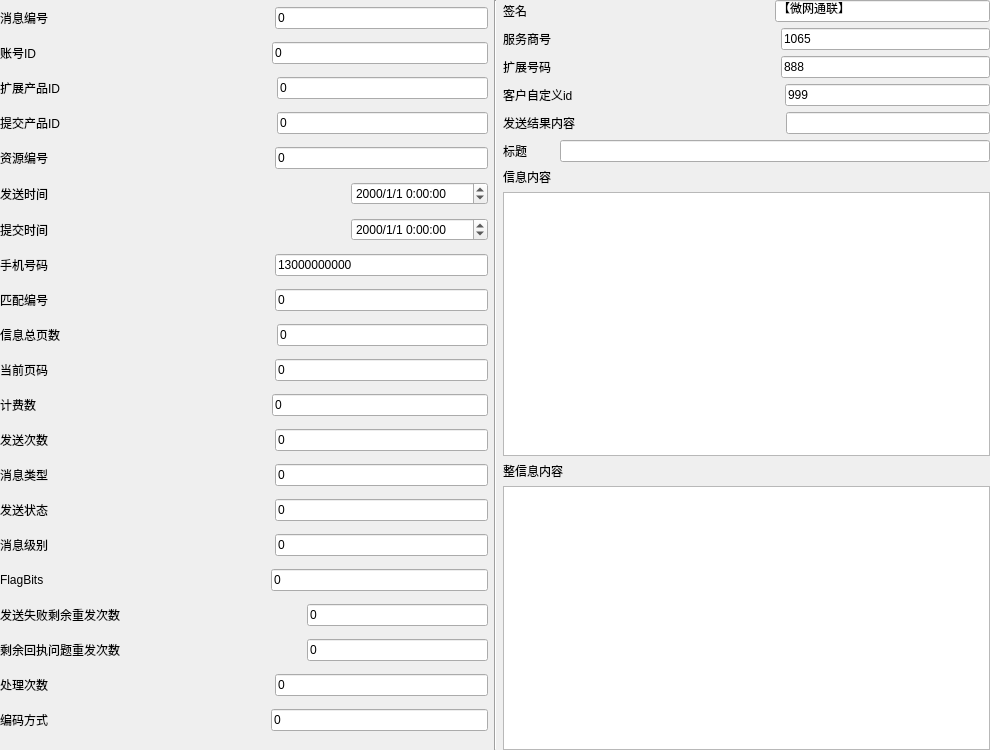
<?xml version="1.0" encoding="UTF-8"?>
<ui version="4.0">
 <class>SHisSendData</class>
 <widget class="QWidget" name="SHisSendData">
  <property name="geometry">
   <rect>
    <x>0</x>
    <y>0</y>
    <width>990</width>
    <height>750</height>
   </rect>
  </property>
  <property name="windowTitle">
   <string>Form</string>
  </property>
  <layout class="QGridLayout" name="gridLayout_2">
   <property name="leftMargin">
    <number>0</number>
   </property>
   <property name="topMargin">
    <number>0</number>
   </property>
   <property name="rightMargin">
    <number>0</number>
   </property>
   <property name="bottomMargin">
    <number>0</number>
   </property>
   <item row="0" column="2">
    <layout class="QVBoxLayout" name="verticalLayout_3">
     <item>
      <layout class="QHBoxLayout" name="horizontalLayout_22">
       <item>
        <widget class="QLabel" name="label_22">
         <property name="text">
          <string>签名        </string>
         </property>
        </widget>
       </item>
       <item>
        <spacer name="horizontalSpacer_22">
         <property name="orientation">
          <enum>Qt::Horizontal</enum>
         </property>
         <property name="sizeHint" stdset="0">
          <size>
           <width>40</width>
           <height>20</height>
          </size>
         </property>
        </spacer>
       </item>
       <item>
        <widget class="QLineEdit" name="lineEdit_sign">
         <property name="text">
          <string>【微网通联】</string>
         </property>
        </widget>
       </item>
      </layout>
     </item>
     <item>
      <layout class="QHBoxLayout" name="horizontalLayout_23">
       <item>
        <widget class="QLabel" name="label_23">
         <property name="text">
          <string>服务商号    </string>
         </property>
        </widget>
       </item>
       <item>
        <spacer name="horizontalSpacer_23">
         <property name="orientation">
          <enum>Qt::Horizontal</enum>
         </property>
         <property name="sizeHint" stdset="0">
          <size>
           <width>40</width>
           <height>20</height>
          </size>
         </property>
        </spacer>
       </item>
       <item>
        <widget class="QLineEdit" name="lineEdit_spno">
         <property name="text">
          <string>1065</string>
         </property>
        </widget>
       </item>
      </layout>
     </item>
     <item>
      <layout class="QHBoxLayout" name="horizontalLayout_24">
       <item>
        <widget class="QLabel" name="label_24">
         <property name="text">
          <string>扩展号码    </string>
         </property>
        </widget>
       </item>
       <item>
        <spacer name="horizontalSpacer_24">
         <property name="orientation">
          <enum>Qt::Horizontal</enum>
         </property>
         <property name="sizeHint" stdset="0">
          <size>
           <width>40</width>
           <height>20</height>
          </size>
         </property>
        </spacer>
       </item>
       <item>
        <widget class="QLineEdit" name="lineEdit_extnum">
         <property name="text">
          <string>888</string>
         </property>
        </widget>
       </item>
      </layout>
     </item>
     <item>
      <layout class="QHBoxLayout" name="horizontalLayout_25">
       <item>
        <widget class="QLabel" name="label_25">
         <property name="text">
          <string>客户自定义id</string>
         </property>
        </widget>
       </item>
       <item>
        <spacer name="horizontalSpacer_25">
         <property name="orientation">
          <enum>Qt::Horizontal</enum>
         </property>
         <property name="sizeHint" stdset="0">
          <size>
           <width>40</width>
           <height>20</height>
          </size>
         </property>
        </spacer>
       </item>
       <item>
        <widget class="QLineEdit" name="lineEdit_accmsgid">
         <property name="text">
          <string>999</string>
         </property>
        </widget>
       </item>
      </layout>
     </item>
     <item>
      <layout class="QHBoxLayout" name="horizontalLayout_26">
       <item>
        <widget class="QLabel" name="label_26">
         <property name="text">
          <string>发送结果内容</string>
         </property>
        </widget>
       </item>
       <item>
        <spacer name="horizontalSpacer_26">
         <property name="orientation">
          <enum>Qt::Horizontal</enum>
         </property>
         <property name="sizeHint" stdset="0">
          <size>
           <width>40</width>
           <height>20</height>
          </size>
         </property>
        </spacer>
       </item>
       <item>
        <widget class="QLineEdit" name="lineEdit_sendresult"/>
       </item>
      </layout>
     </item>
     <item>
      <layout class="QHBoxLayout" name="horizontalLayout_27">
       <item>
        <widget class="QLabel" name="label_27">
         <property name="text">
          <string>标题        </string>
         </property>
        </widget>
       </item>
       <item>
        <widget class="QLineEdit" name="lineEdit_title"/>
       </item>
      </layout>
     </item>
     <item>
      <layout class="QGridLayout" name="gridLayout">
       <item row="0" column="0">
        <widget class="QLabel" name="label_28">
         <property name="text">
          <string>信息内容</string>
         </property>
        </widget>
       </item>
       <item row="1" column="0">
        <widget class="QTextEdit" name="textEdit_content_one"/>
       </item>
      </layout>
     </item>
     <item>
      <layout class="QVBoxLayout" name="verticalLayout">
       <item>
        <widget class="QLabel" name="label_29">
         <property name="text">
          <string>整信息内容</string>
         </property>
        </widget>
       </item>
       <item>
        <widget class="QTextEdit" name="textEdit_content"/>
       </item>
      </layout>
     </item>
    </layout>
   </item>
   <item row="0" column="0">
    <layout class="QVBoxLayout" name="verticalLayout_2">
     <item>
      <layout class="QHBoxLayout" name="horizontalLayout">
       <item>
        <widget class="QLabel" name="label">
         <property name="text">
          <string>消息编号  </string>
         </property>
        </widget>
       </item>
       <item>
        <spacer name="horizontalSpacer">
         <property name="orientation">
          <enum>Qt::Horizontal</enum>
         </property>
         <property name="sizeHint" stdset="0">
          <size>
           <width>40</width>
           <height>20</height>
          </size>
         </property>
        </spacer>
       </item>
       <item>
        <widget class="QLineEdit" name="lineEdit_msgId">
         <property name="text">
          <string>0</string>
         </property>
        </widget>
       </item>
      </layout>
     </item>
     <item>
      <layout class="QHBoxLayout" name="horizontalLayout_2">
       <item>
        <widget class="QLabel" name="label_2">
         <property name="text">
          <string>账号ID    </string>
         </property>
        </widget>
       </item>
       <item>
        <spacer name="horizontalSpacer_2">
         <property name="orientation">
          <enum>Qt::Horizontal</enum>
         </property>
         <property name="sizeHint" stdset="0">
          <size>
           <width>40</width>
           <height>20</height>
          </size>
         </property>
        </spacer>
       </item>
       <item>
        <widget class="QLineEdit" name="lineEdit_accId">
         <property name="text">
          <string>0</string>
         </property>
        </widget>
       </item>
      </layout>
     </item>
     <item>
      <layout class="QHBoxLayout" name="horizontalLayout_3">
       <item>
        <widget class="QLabel" name="label_3">
         <property name="text">
          <string>扩展产品ID</string>
         </property>
        </widget>
       </item>
       <item>
        <spacer name="horizontalSpacer_3">
         <property name="orientation">
          <enum>Qt::Horizontal</enum>
         </property>
         <property name="sizeHint" stdset="0">
          <size>
           <width>40</width>
           <height>20</height>
          </size>
         </property>
        </spacer>
       </item>
       <item>
        <widget class="QLineEdit" name="lineEdit_prdExId">
         <property name="text">
          <string>0</string>
         </property>
        </widget>
       </item>
      </layout>
     </item>
     <item>
      <layout class="QHBoxLayout" name="horizontalLayout_4">
       <item>
        <widget class="QLabel" name="label_4">
         <property name="text">
          <string>提交产品ID</string>
         </property>
        </widget>
       </item>
       <item>
        <spacer name="horizontalSpacer_4">
         <property name="orientation">
          <enum>Qt::Horizontal</enum>
         </property>
         <property name="sizeHint" stdset="0">
          <size>
           <width>40</width>
           <height>20</height>
          </size>
         </property>
        </spacer>
       </item>
       <item>
        <widget class="QLineEdit" name="lineEdit_submitPrdExid">
         <property name="text">
          <string>0</string>
         </property>
        </widget>
       </item>
      </layout>
     </item>
     <item>
      <layout class="QHBoxLayout" name="horizontalLayout_6">
       <item>
        <widget class="QLabel" name="label_6">
         <property name="text">
          <string>资源编号  </string>
         </property>
        </widget>
       </item>
       <item>
        <spacer name="horizontalSpacer_5">
         <property name="orientation">
          <enum>Qt::Horizontal</enum>
         </property>
         <property name="sizeHint" stdset="0">
          <size>
           <width>40</width>
           <height>20</height>
          </size>
         </property>
        </spacer>
       </item>
       <item>
        <widget class="QLineEdit" name="lineEdit_resId">
         <property name="text">
          <string>0</string>
         </property>
        </widget>
       </item>
      </layout>
     </item>
     <item>
      <layout class="QHBoxLayout" name="horizontalLayout_5">
       <item>
        <widget class="QLabel" name="label_5">
         <property name="text">
          <string>发送时间  </string>
         </property>
        </widget>
       </item>
       <item>
        <spacer name="horizontalSpacer_6">
         <property name="orientation">
          <enum>Qt::Horizontal</enum>
         </property>
         <property name="sizeHint" stdset="0">
          <size>
           <width>40</width>
           <height>20</height>
          </size>
         </property>
        </spacer>
       </item>
       <item>
        <widget class="QDateTimeEdit" name="dateTimeEdit_sendDateTime">
         <property name="displayFormat">
          <string>yyyy/M/d H:mm:ss</string>
         </property>
        </widget>
       </item>
      </layout>
     </item>
     <item>
      <layout class="QHBoxLayout" name="horizontalLayout_7">
       <item>
        <widget class="QLabel" name="label_7">
         <property name="text">
          <string>提交时间  </string>
         </property>
        </widget>
       </item>
       <item>
        <spacer name="horizontalSpacer_7">
         <property name="orientation">
          <enum>Qt::Horizontal</enum>
         </property>
         <property name="sizeHint" stdset="0">
          <size>
           <width>40</width>
           <height>20</height>
          </size>
         </property>
        </spacer>
       </item>
       <item>
        <widget class="QDateTimeEdit" name="dateTimeEdit_commitDateTime">
         <property name="displayFormat">
          <string>yyyy/M/d H:mm:ss</string>
         </property>
        </widget>
       </item>
      </layout>
     </item>
     <item>
      <layout class="QHBoxLayout" name="horizontalLayout_8">
       <item>
        <widget class="QLabel" name="label_8">
         <property name="text">
          <string>手机号码  </string>
         </property>
        </widget>
       </item>
       <item>
        <spacer name="horizontalSpacer_8">
         <property name="orientation">
          <enum>Qt::Horizontal</enum>
         </property>
         <property name="sizeHint" stdset="0">
          <size>
           <width>40</width>
           <height>20</height>
          </size>
         </property>
        </spacer>
       </item>
       <item>
        <widget class="QLineEdit" name="lineEdit_mobile">
         <property name="text">
          <string>13000000000</string>
         </property>
        </widget>
       </item>
      </layout>
     </item>
     <item>
      <layout class="QHBoxLayout" name="horizontalLayout_9">
       <item>
        <widget class="QLabel" name="label_9">
         <property name="text">
          <string>匹配编号  </string>
         </property>
        </widget>
       </item>
       <item>
        <spacer name="horizontalSpacer_9">
         <property name="orientation">
          <enum>Qt::Horizontal</enum>
         </property>
         <property name="sizeHint" stdset="0">
          <size>
           <width>40</width>
           <height>20</height>
          </size>
         </property>
        </spacer>
       </item>
       <item>
        <widget class="QLineEdit" name="lineEdit_matchId">
         <property name="text">
          <string>0</string>
         </property>
        </widget>
       </item>
      </layout>
     </item>
     <item>
      <layout class="QHBoxLayout" name="horizontalLayout_10">
       <item>
        <widget class="QLabel" name="label_10">
         <property name="text">
          <string>信息总页数</string>
         </property>
        </widget>
       </item>
       <item>
        <spacer name="horizontalSpacer_10">
         <property name="orientation">
          <enum>Qt::Horizontal</enum>
         </property>
         <property name="sizeHint" stdset="0">
          <size>
           <width>40</width>
           <height>20</height>
          </size>
         </property>
        </spacer>
       </item>
       <item>
        <widget class="QLineEdit" name="lineEdit_pkTotal">
         <property name="text">
          <string>0</string>
         </property>
        </widget>
       </item>
      </layout>
     </item>
     <item>
      <layout class="QHBoxLayout" name="horizontalLayout_11">
       <item>
        <widget class="QLabel" name="label_11">
         <property name="text">
          <string>当前页码  </string>
         </property>
        </widget>
       </item>
       <item>
        <spacer name="horizontalSpacer_11">
         <property name="orientation">
          <enum>Qt::Horizontal</enum>
         </property>
         <property name="sizeHint" stdset="0">
          <size>
           <width>40</width>
           <height>20</height>
          </size>
         </property>
        </spacer>
       </item>
       <item>
        <widget class="QLineEdit" name="lineEdit_pkNum">
         <property name="text">
          <string>0</string>
         </property>
        </widget>
       </item>
      </layout>
     </item>
     <item>
      <layout class="QHBoxLayout" name="horizontalLayout_12">
       <item>
        <widget class="QLabel" name="label_12">
         <property name="text">
          <string>计费数    </string>
         </property>
        </widget>
       </item>
       <item>
        <spacer name="horizontalSpacer_12">
         <property name="orientation">
          <enum>Qt::Horizontal</enum>
         </property>
         <property name="sizeHint" stdset="0">
          <size>
           <width>40</width>
           <height>20</height>
          </size>
         </property>
        </spacer>
       </item>
       <item>
        <widget class="QLineEdit" name="lineEdit_chargeQuantity">
         <property name="text">
          <string>0</string>
         </property>
        </widget>
       </item>
      </layout>
     </item>
     <item>
      <layout class="QHBoxLayout" name="horizontalLayout_13">
       <item>
        <widget class="QLabel" name="label_13">
         <property name="text">
          <string>发送次数  </string>
         </property>
        </widget>
       </item>
       <item>
        <spacer name="horizontalSpacer_13">
         <property name="orientation">
          <enum>Qt::Horizontal</enum>
         </property>
         <property name="sizeHint" stdset="0">
          <size>
           <width>40</width>
           <height>20</height>
          </size>
         </property>
        </spacer>
       </item>
       <item>
        <widget class="QLineEdit" name="lineEdit_sendTimes">
         <property name="text">
          <string>0</string>
         </property>
        </widget>
       </item>
      </layout>
     </item>
     <item>
      <layout class="QHBoxLayout" name="horizontalLayout_14">
       <item>
        <widget class="QLabel" name="label_14">
         <property name="text">
          <string>消息类型  </string>
         </property>
        </widget>
       </item>
       <item>
        <spacer name="horizontalSpacer_14">
         <property name="orientation">
          <enum>Qt::Horizontal</enum>
         </property>
         <property name="sizeHint" stdset="0">
          <size>
           <width>40</width>
           <height>20</height>
          </size>
         </property>
        </spacer>
       </item>
       <item>
        <widget class="QLineEdit" name="lineEdit_msgType">
         <property name="text">
          <string>0</string>
         </property>
        </widget>
       </item>
      </layout>
     </item>
     <item>
      <layout class="QHBoxLayout" name="horizontalLayout_15">
       <item>
        <widget class="QLabel" name="label_15">
         <property name="text">
          <string>发送状态  </string>
         </property>
        </widget>
       </item>
       <item>
        <spacer name="horizontalSpacer_15">
         <property name="orientation">
          <enum>Qt::Horizontal</enum>
         </property>
         <property name="sizeHint" stdset="0">
          <size>
           <width>40</width>
           <height>20</height>
          </size>
         </property>
        </spacer>
       </item>
       <item>
        <widget class="QLineEdit" name="lineEdit_sendState">
         <property name="text">
          <string>0</string>
         </property>
        </widget>
       </item>
      </layout>
     </item>
     <item>
      <layout class="QHBoxLayout" name="horizontalLayout_16">
       <item>
        <widget class="QLabel" name="label_16">
         <property name="text">
          <string>消息级别  </string>
         </property>
        </widget>
       </item>
       <item>
        <spacer name="horizontalSpacer_16">
         <property name="orientation">
          <enum>Qt::Horizontal</enum>
         </property>
         <property name="sizeHint" stdset="0">
          <size>
           <width>40</width>
           <height>20</height>
          </size>
         </property>
        </spacer>
       </item>
       <item>
        <widget class="QLineEdit" name="lineEdit_priority">
         <property name="inputMask">
          <string/>
         </property>
         <property name="text">
          <string>0</string>
         </property>
        </widget>
       </item>
      </layout>
     </item>
     <item>
      <layout class="QHBoxLayout" name="horizontalLayout_17">
       <item>
        <widget class="QLabel" name="label_17">
         <property name="text">
          <string>FlagBits </string>
         </property>
        </widget>
       </item>
       <item>
        <spacer name="horizontalSpacer_17">
         <property name="orientation">
          <enum>Qt::Horizontal</enum>
         </property>
         <property name="sizeHint" stdset="0">
          <size>
           <width>40</width>
           <height>20</height>
          </size>
         </property>
        </spacer>
       </item>
       <item>
        <widget class="QLineEdit" name="lineEdit_flagBits">
         <property name="inputMask">
          <string/>
         </property>
         <property name="text">
          <string>0</string>
         </property>
        </widget>
       </item>
      </layout>
     </item>
     <item>
      <layout class="QHBoxLayout" name="horizontalLayout_18">
       <item>
        <widget class="QLabel" name="label_18">
         <property name="text">
          <string>发送失败剩余重发次数</string>
         </property>
        </widget>
       </item>
       <item>
        <spacer name="horizontalSpacer_18">
         <property name="orientation">
          <enum>Qt::Horizontal</enum>
         </property>
         <property name="sizeHint" stdset="0">
          <size>
           <width>40</width>
           <height>20</height>
          </size>
         </property>
        </spacer>
       </item>
       <item>
        <widget class="QLineEdit" name="lineEdit_rmSndFldRsndTimes">
         <property name="inputMask">
          <string/>
         </property>
         <property name="text">
          <string>0</string>
         </property>
        </widget>
       </item>
      </layout>
     </item>
     <item>
      <layout class="QHBoxLayout" name="horizontalLayout_19">
       <item>
        <widget class="QLabel" name="label_19">
         <property name="text">
          <string>剩余回执问题重发次数</string>
         </property>
        </widget>
       </item>
       <item>
        <spacer name="horizontalSpacer_19">
         <property name="orientation">
          <enum>Qt::Horizontal</enum>
         </property>
         <property name="sizeHint" stdset="0">
          <size>
           <width>40</width>
           <height>20</height>
          </size>
         </property>
        </spacer>
       </item>
       <item>
        <widget class="QLineEdit" name="lineEdit_rmRepFldRsndTimes">
         <property name="inputMask">
          <string/>
         </property>
         <property name="text">
          <string>0</string>
         </property>
        </widget>
       </item>
      </layout>
     </item>
     <item>
      <layout class="QHBoxLayout" name="horizontalLayout_20">
       <item>
        <widget class="QLabel" name="label_20">
         <property name="text">
          <string>处理次数  </string>
         </property>
        </widget>
       </item>
       <item>
        <spacer name="horizontalSpacer_20">
         <property name="orientation">
          <enum>Qt::Horizontal</enum>
         </property>
         <property name="sizeHint" stdset="0">
          <size>
           <width>40</width>
           <height>20</height>
          </size>
         </property>
        </spacer>
       </item>
       <item>
        <widget class="QLineEdit" name="lineEdit_dealTimes">
         <property name="inputMask">
          <string/>
         </property>
         <property name="text">
          <string>0</string>
         </property>
        </widget>
       </item>
      </layout>
     </item>
     <item>
      <layout class="QHBoxLayout" name="horizontalLayout_21">
       <item>
        <widget class="QLabel" name="label_21">
         <property name="text">
          <string>编码方式</string>
         </property>
        </widget>
       </item>
       <item>
        <spacer name="horizontalSpacer_21">
         <property name="orientation">
          <enum>Qt::Horizontal</enum>
         </property>
         <property name="sizeHint" stdset="0">
          <size>
           <width>40</width>
           <height>20</height>
          </size>
         </property>
        </spacer>
       </item>
       <item>
        <widget class="QLineEdit" name="lineEdit_MsgFormat">
         <property name="inputMask">
          <string/>
         </property>
         <property name="text">
          <string>0</string>
         </property>
        </widget>
       </item>
      </layout>
     </item>
    </layout>
   </item>
   <item row="0" column="1">
    <widget class="Line" name="line">
     <property name="orientation">
      <enum>Qt::Vertical</enum>
     </property>
    </widget>
   </item>
  </layout>
 </widget>
 <resources/>
 <connections/>
</ui>
